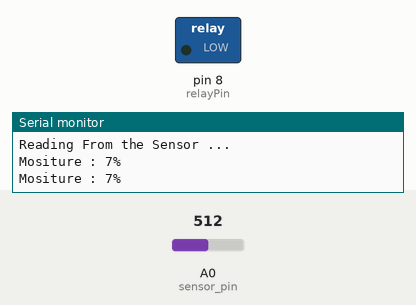
Bench run of a sketch on a simulated Arduino Uno, built with avr-gcc and run on an emulated ATmega328P. Shown: switched loads named in the sketch (green lamp = pin HIGH), the last lines printed to the serial monitor. The test bench sets the inputs (shaded band); at power-on: A0 (sensor_pin) = 512.

Above: at 3.2 s.
3.3 s: A0 (sensor_pin) set to 452
5.2 s: A0 (sensor_pin) set to 429
At 6.8 s:
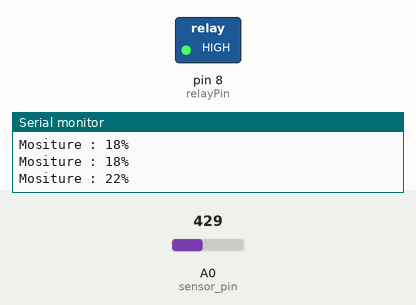
7.5 s: A0 (sensor_pin) set to 511
At 8.3 s:
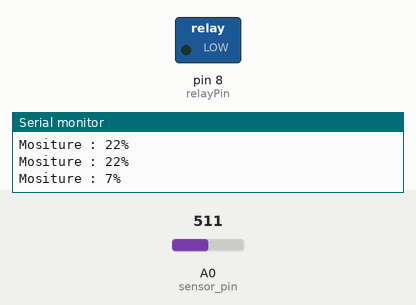
9.5 s: A0 (sensor_pin) set to 306
At 11.1 s:
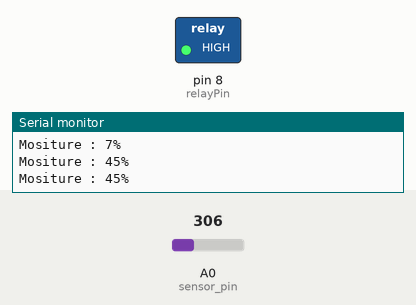
Timing chart, 0 to 12.5 s (numbered marks = the images above; inputs shaded):
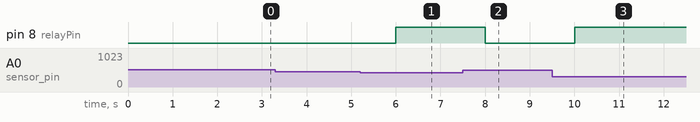

Measured:
- the behaviour switches between 443 and 442 on A0 (sensor_pin) (found by bisection; images 0 and 1)
- after the input at 5.2 s, pin 8 (relayPin): LOW → HIGH after 0.80 s
- after the input at 7.5 s, pin 8 (relayPin): HIGH → LOW after 0.50 s
- after the input at 9.5 s, pin 8 (relayPin): LOW → HIGH after 0.50 s

The sketch:

code.ino
```cpp
int relayPin = 8;
int sensor_pin = A0;
int output_value ;
void setup()
{
  Serial.begin(9600);
  pinMode(relayPin, OUTPUT);
  pinMode(sensor_pin, INPUT);
  Serial.println("Reading From the Sensor ...");
  delay(2000);
}

void loop()
{
 output_value= analogRead(sensor_pin);
 output_value = map(output_value,550,10,0,100);
 Serial.print("Mositure : ");
 Serial.print(output_value);
 Serial.println("%");
 if(output_value<20){
  digitalWrite(relayPin, LOW);
 }
 else
 {
  digitalWrite(relayPin, HIGH);//Turn on pump.
 }
 delay(1000);
}
```
